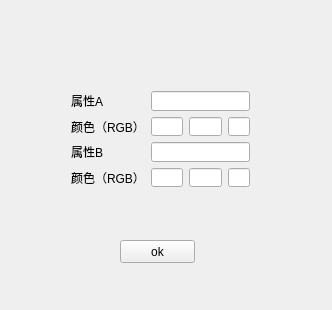
<?xml version="1.0" encoding="UTF-8"?>
<ui version="4.0">
 <class>DiagramDialog</class>
 <widget class="QWidget" name="DiagramDialog">
  <property name="geometry">
   <rect>
    <x>0</x>
    <y>0</y>
    <width>332</width>
    <height>310</height>
   </rect>
  </property>
  <property name="windowTitle">
   <string>DiagramDialog</string>
  </property>
  <widget class="QPushButton" name="btn">
   <property name="geometry">
    <rect>
     <x>120</x>
     <y>240</y>
     <width>75</width>
     <height>23</height>
    </rect>
   </property>
   <property name="text">
    <string>ok</string>
   </property>
  </widget>
  <widget class="QWidget" name="">
   <property name="geometry">
    <rect>
     <x>60</x>
     <y>80</y>
     <width>201</width>
     <height>118</height>
    </rect>
   </property>
   <layout class="QGridLayout" name="gridLayout">
    <item row="3" column="0">
     <widget class="QLabel" name="label_3">
      <property name="text">
       <string>颜色（RGB）</string>
      </property>
     </widget>
    </item>
    <item row="4" column="0">
     <widget class="QLabel" name="label_2">
      <property name="text">
       <string>属性B</string>
      </property>
     </widget>
    </item>
    <item row="3" column="1">
     <widget class="QLineEdit" name="RA"/>
    </item>
    <item row="3" column="2">
     <widget class="QLineEdit" name="GA"/>
    </item>
    <item row="4" column="1" colspan="5">
     <widget class="QLineEdit" name="B"/>
    </item>
    <item row="5" column="0">
     <widget class="QLabel" name="label_4">
      <property name="text">
       <string>颜色（RGB）</string>
      </property>
     </widget>
    </item>
    <item row="5" column="2">
     <widget class="QLineEdit" name="GB"/>
    </item>
    <item row="5" column="1">
     <widget class="QLineEdit" name="RB"/>
    </item>
    <item row="2" column="0">
     <widget class="QLabel" name="label">
      <property name="text">
       <string>属性A</string>
      </property>
     </widget>
    </item>
    <item row="3" column="3" colspan="3">
     <widget class="QLineEdit" name="BA"/>
    </item>
    <item row="5" column="3" colspan="3">
     <widget class="QLineEdit" name="BB"/>
    </item>
    <item row="2" column="1" colspan="5">
     <widget class="QLineEdit" name="A"/>
    </item>
   </layout>
  </widget>
 </widget>
 <layoutdefault spacing="6" margin="11"/>
 <resources/>
 <connections/>
</ui>
